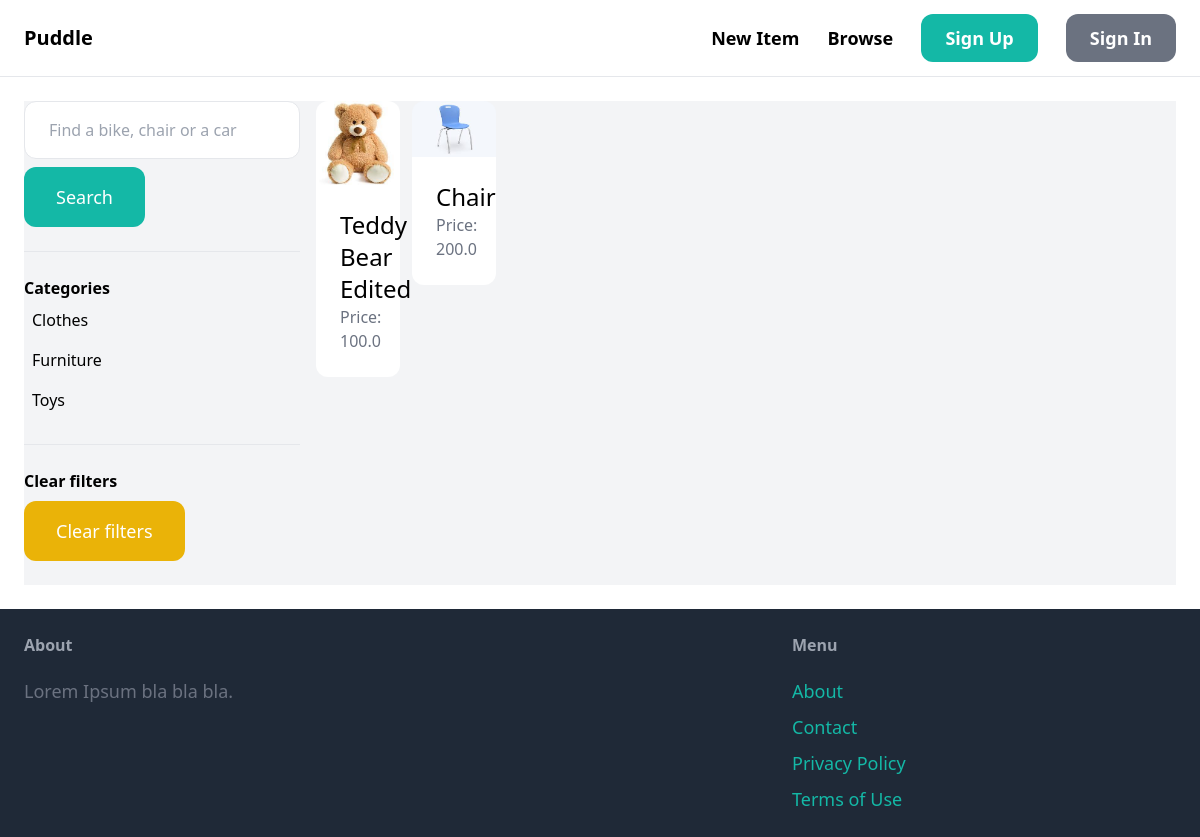
The app's page /items/ with its own data.
### item/models.py (models this page shows, shortened)
class Category(models.Model):
    name = models.CharField(max_length=255)
    class Meta:
        ordering = ('name',)
        verbose_name_plural = 'Categories'

class Item(models.Model):
    category = models.ForeignKey(Category, related_name='items', on_delete=models.CASCADE)
    name = models.CharField(max_length=255)
    description = models.TextField(blank=True, null=True)
    price = models.FloatField()
    image = models.ImageField(upload_to='item_images', blank=True, null=True)
    is_sold = models.BooleanField(default=False)
    created_by = models.ForeignKey(User, related_name='items', on_delete=models.CASCADE)
    created_at = models.DateTimeField(auto_now_add=True)

### item/views.py (the view)
# urls.py: path('', views.items, name='items'),
def items(request):
    query = request.GET.get('query', '')
    category_id = request.GET.get('category', 0)
    categories = Category.objects.all()
    items = Item.objects.filter(is_sold=False)
    if category_id:
        items = items.filter(category_id=category_id)
    if query:
        items = items.filter(Q(name__icontains=query) | Q(description__icontains=query))
    return render(request, 'item/items.html', {
        'items': items,
        'query': query,
        'categories': categories,
        'category_id': int(category_id),
    })

### item/templates/item/items.html (shortened to what this page needs)
{% extends 'core/base.html' %}
{% block content %}
    <div class="pb-6 grid grid-cols-4 gap-4 bg-gray-100">
        <div class="col-span-1">
            <form method="get" action="{% url 'item:items' %}">
                <input name="query" class="w-full py-4 px-6 border rounded-xl" type="text" value="{{ query }}" placeholder="Find a bike, chair or a car">
                <button class="mt-2 py-4 px-8 text-lg bg-teal-500 text-white rounded-xl">Search</button>
            </form>
            <hr class="my-6">
            <p class="font-semibold">Categories</p>
            <ul>
                {% for category in categories %}
                    <li class="py-2 px-2 rounded-xl {% if category.id == category_id %} bg-gray-200 {% endif %}">
                        <a href="{% url 'item:items' %}?query={{ query }}&category={{ category.id}}">{{ category.name }}</a>
                    </li>
                {% endfor %}
            </ul>
            <hr class="my-6">
            <p class="font-semibold">Clear filters</p>
            <ul>
                <li><a href="{% url 'item:items' %}" class="mt-2 py-4 px-8 inline-block bg-yellow-500 text-lg rounded-xl text-white">Clear filters</a></li>
            </ul>
        </div>
        <div class="cal-span-3">
            <div class="grid grid-cols-3 gap-3">
                {% for item in items %}
                    <div>
                        <a href="{% url 'item:detail' item.id %}">
                            <div>
                                <img src="{{ item.image.url }}" class="rounded-t-xl">
                            </div>
                            <div class="p-6 bg-white rounded-b-xl">
                                <h2 class="text-2xl">{{ item.name }}</h2>
                                <p class="text-gray-500">Price: {{ item.price }}</p>
                            </div>
                        </a>
                    </div>
                {% endfor %}
            </div>
        </div>
    </div>
{% endblock %}

### records on screen
Category: name "Clothes"
Category: name "Furniture"
Category: name "Toys"
Item: image (picture), name "Teddy Bear Edited", price "100.0"
Item: image (picture), name "Chair", price "200.0"
